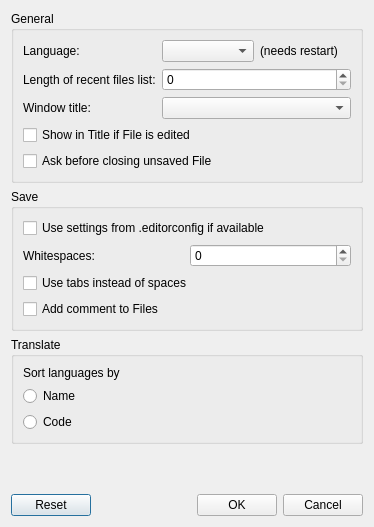
<?xml version="1.0" encoding="UTF-8"?>
<ui version="4.0">
 <class>SettingsWindow</class>
 <widget class="QDialog" name="SettingsWindow">
  <property name="geometry">
   <rect>
    <x>0</x>
    <y>0</y>
    <width>374</width>
    <height>527</height>
   </rect>
  </property>
  <property name="windowTitle">
   <string>Settings</string>
  </property>
  <layout class="QVBoxLayout" name="verticalLayout_3">
   <item>
    <widget class="QGroupBox" name="groupBox">
     <property name="title">
      <string>General</string>
     </property>
     <layout class="QVBoxLayout" name="verticalLayout">
      <item>
       <layout class="QFormLayout" name="formLayout">
        <item row="0" column="0">
         <widget class="QLabel" name="label">
          <property name="text">
           <string>Language:</string>
          </property>
         </widget>
        </item>
        <item row="0" column="1">
         <layout class="QHBoxLayout" name="horizontalLayout_4">
          <item>
           <widget class="QComboBox" name="language_box">
            <property name="maximumSize">
             <size>
              <width>200</width>
              <height>16777215</height>
             </size>
            </property>
           </widget>
          </item>
          <item>
           <widget class="QLabel" name="label_2">
            <property name="text">
             <string>(needs restart)</string>
            </property>
           </widget>
          </item>
         </layout>
        </item>
        <item row="1" column="0">
         <widget class="QLabel" name="label_3">
          <property name="text">
           <string>Length of recent files list:</string>
          </property>
         </widget>
        </item>
        <item row="1" column="1">
         <widget class="QSpinBox" name="recent_files_spin_box"/>
        </item>
        <item row="2" column="0">
         <widget class="QLabel" name="label_4">
          <property name="text">
           <string>Window title:</string>
          </property>
         </widget>
        </item>
        <item row="2" column="1">
         <widget class="QComboBox" name="window_title_box"/>
        </item>
       </layout>
      </item>
      <item>
       <widget class="QCheckBox" name="title_edited_check_box">
        <property name="text">
         <string>Show in Title if File is edited</string>
        </property>
       </widget>
      </item>
      <item>
       <widget class="QCheckBox" name="check_save_check_box">
        <property name="text">
         <string>Ask before closing unsaved File</string>
        </property>
       </widget>
      </item>
     </layout>
    </widget>
   </item>
   <item>
    <widget class="QGroupBox" name="groupBox_2">
     <property name="title">
      <string>Save</string>
     </property>
     <layout class="QVBoxLayout" name="verticalLayout_2">
      <item>
       <widget class="QCheckBox" name="use_editorconfig_check_box">
        <property name="text">
         <string>Use settings from .editorconfig if available</string>
        </property>
       </widget>
      </item>
      <item>
       <layout class="QHBoxLayout" name="horizontalLayout">
        <item>
         <widget class="QLabel" name="whitespace_label">
          <property name="text">
           <string>Whitespaces:</string>
          </property>
         </widget>
        </item>
        <item>
         <widget class="QSpinBox" name="whitespace_spin_box"/>
        </item>
       </layout>
      </item>
      <item>
       <widget class="QCheckBox" name="use_tabs_check_box">
        <property name="text">
         <string>Use tabs instead of spaces</string>
        </property>
       </widget>
      </item>
      <item>
       <widget class="QCheckBox" name="add_comment_check_box">
        <property name="text">
         <string>Add comment to Files</string>
        </property>
       </widget>
      </item>
     </layout>
    </widget>
   </item>
   <item>
    <widget class="QGroupBox" name="groupBox_3">
     <property name="title">
      <string>Translate</string>
     </property>
     <layout class="QVBoxLayout" name="verticalLayout_4">
      <item>
       <widget class="QLabel" name="label_5">
        <property name="text">
         <string>Sort languages by</string>
        </property>
       </widget>
      </item>
      <item>
       <widget class="QRadioButton" name="name_language_translate_rad">
        <property name="text">
         <string extracomment="The name of the language">Name</string>
        </property>
       </widget>
      </item>
      <item>
       <widget class="QRadioButton" name="code_language_translate_rad">
        <property name="text">
         <string extracomment="The alpha-2 code of the language">Code</string>
        </property>
       </widget>
      </item>
     </layout>
    </widget>
   </item>
   <item>
    <spacer name="verticalSpacer">
     <property name="orientation">
      <enum>Qt::Vertical</enum>
     </property>
     <property name="sizeHint" stdset="0">
      <size>
       <width>20</width>
       <height>40</height>
      </size>
     </property>
    </spacer>
   </item>
   <item>
    <layout class="QHBoxLayout" name="horizontalLayout_2">
     <item>
      <widget class="QPushButton" name="reset_button">
       <property name="text">
        <string>Reset</string>
       </property>
      </widget>
     </item>
     <item>
      <spacer name="horizontalSpacer">
       <property name="orientation">
        <enum>Qt::Horizontal</enum>
       </property>
       <property name="sizeHint" stdset="0">
        <size>
         <width>40</width>
         <height>20</height>
        </size>
       </property>
      </spacer>
     </item>
     <item>
      <widget class="QPushButton" name="ok_button">
       <property name="text">
        <string>OK</string>
       </property>
      </widget>
     </item>
     <item>
      <widget class="QPushButton" name="cancel_button">
       <property name="text">
        <string>Cancel</string>
       </property>
      </widget>
     </item>
    </layout>
   </item>
  </layout>
 </widget>
 <resources/>
 <connections/>
</ui>
